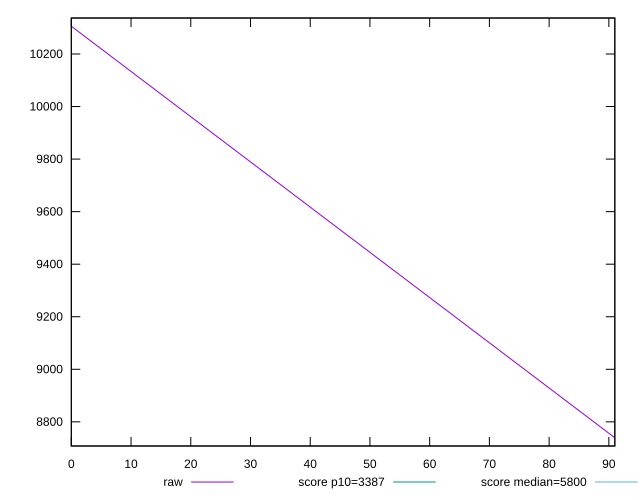

gnuplot code for this plot:
reset

$raw <<EOF
0 10305.594427902917
91 8739.35809623992
EOF

set key outside below
set xrange [0:91]
set yrange [8708.03336960666:10336.919154536177]
set trange [8708.03336960666:10336.919154536177]
set terminal svg size 640, 500 enhanced background rgb 'white'
set output "reports/report_00030_2021-02-24T20-42-31.540Z/speed-index/samples/astro/raw/values.svg"

plot $raw title "raw" with line, \
     3387 title "score p10=3387", \
     5800 title "score median=5800"

reset
